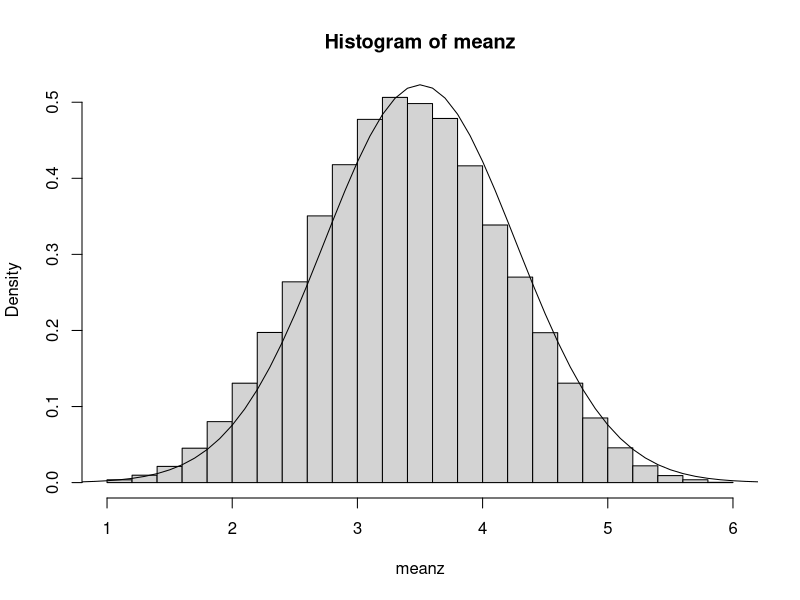

Source code (R):
one <- replicate(100000, sample(6, 5, replace=T))
meanz <- colMeans(one, na.rm = FALSE, dims = 1)
hist(meanz, freq=F)
xv <- seq(0,10,0.1)
yv <- dnorm(xv, mean=mean(meanz),sd=sd(meanz))
lines(xv, yv)
